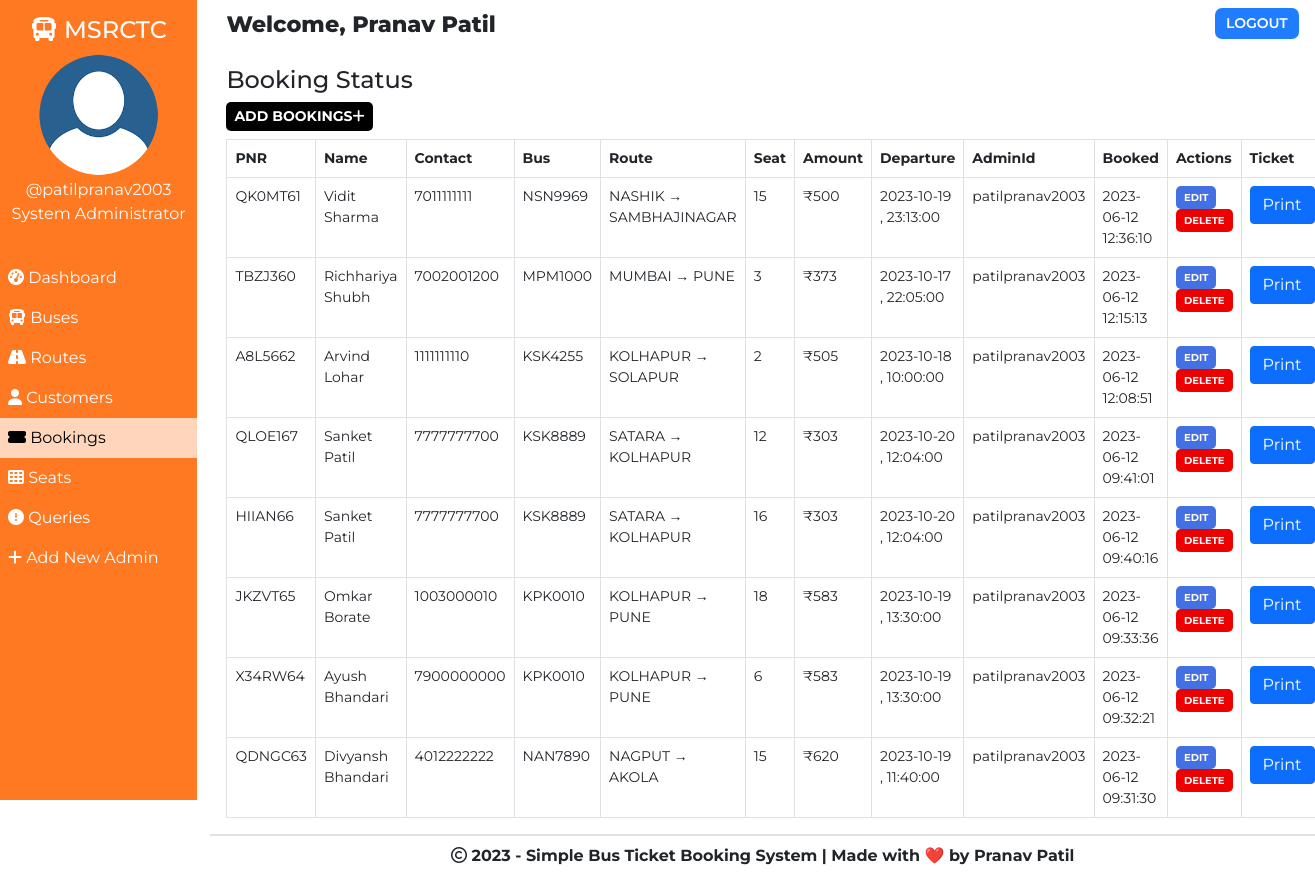
Screenshot of /admin/booking.php (signed in) with the database file from the repository.
### tables this page shows
CREATE TABLE `bookings` (
  `id` int(100) NOT NULL,
  `booking_id` varchar(255) NOT NULL,
  `customer_id` varchar(255) NOT NULL,
  `route_id` varchar(255) NOT NULL,
  `customer_route` varchar(200) NOT NULL,
  `booked_amount` int(100) NOT NULL,
  `booked_seat` varchar(100) NOT NULL,
  `admin_name` varchar(30) NOT NULL,
  `booking_created` datetime NOT NULL DEFAULT CURRENT_TIMESTAMP
);

CREATE TABLE `customers` (
  `id` int(100) NOT NULL,
  `customer_id` varchar(255) NOT NULL,
  `customer_name` varchar(30) NOT NULL,
  `customer_phone` varchar(10) NOT NULL,
  `customer_created` datetime NOT NULL DEFAULT CURRENT_TIMESTAMP
);

CREATE TABLE `routes` (
  `id` int(100) NOT NULL,
  `route_id` varchar(255) NOT NULL,
  `bus_no` varchar(155) NOT NULL,
  `route_cities` varchar(255) NOT NULL,
  `route_dep_date` date NOT NULL,
  `route_dep_time` time NOT NULL,
  `route_step_cost` int(100) NOT NULL,
  `route_created` datetime NOT NULL DEFAULT CURRENT_TIMESTAMP
);

### assets/partials/_functions.php (called while the page is built, shortened)
<?php
    function get_from_table($conn, $table, $primaryKey, $pKeyValue, $toget)
    {
        $sql = "SELECT * FROM $table WHERE $primaryKey='$pKeyValue'";
        $result = mysqli_query($conn, $sql);
        $row = mysqli_fetch_assoc($result);
        if($row)
        {
            return $row["$toget"];
        }
        return false;
    }
?>

### admin/booking.php (the view, shortened to what this page needs)
<!DOCTYPE html>
<html lang="en">
<head>
    <link href="https://cdn.jsdelivr.net/npm/bootstrap@5.0.1/dist/css/bootstrap.min.css" rel="stylesheet">
    <?php
        $page="booking";
    ?>
</head>
<body>
    <?php require '../assets/partials/_admin-header.php';?>
        <?php
            $resultSql = "SELECT * FROM `bookings` ORDER BY booking_created DESC";
            $resultSqlResult = mysqli_query($conn, $resultSql);
            if(!mysqli_num_rows($resultSqlResult)){ ?>
                <div class="container mt-4">
                    <div id="noCustomers" class="alert alert-dark " role="alert">
                        <h1 class="alert-heading">No Bookings Found!!</h1>
                        <p class="fw-light">Be the first person to add one!</p>
                        <hr>
                        <div id="addCustomerAlert" class="alert alert-success" role="alert">
                                Click on <button id="add-button" class="button btn-sm"type="button"data-bs-toggle="modal" data-bs-target="#addModal">ADD <i class="fas fa-plus"></i></button> to add a booking!
                        </div>
                    </div>
                </div>
            <?php }
            else { ?>
            <section id="booking">
                <div id="head">
                    <h4>Booking Status</h4>
                </div>
                <div id="booking-results">
                    <div>
                        <button id="add-button" class="button btn-sm"type="button"data-bs-toggle="modal" data-bs-target="#addModal">Add Bookings<i class="fas fa-plus"></i></button>
                    </div>
                    <table class="table table-hover table-bordered">
                        <thead>
                            <th>PNR</th>
                            <th>Name</th>
                            <th>Contact</th>
                            <th>Bus</th>
                            <th>Route</th>
                            <th>Seat</th>
                            <th>Amount</th>
                            <th>Departure</th>
                            <th>AdminId</th>
                            <th>Booked</th>
                            <th>Actions</th>
                            <th>Ticket</th>
                        </thead>
                        <?php
                            while($row = mysqli_fetch_assoc($resultSqlResult))
                            {
                                $id = $row["id"];
                                $customer_id = $row["customer_id"];
                                $route_id = $row["route_id"];
                                $pnr = $row["booking_id"];
                                $customer_name = get_from_table($conn, "customers","customer_id", $customer_id, "customer_name");
                                $customer_phone = get_from_table($conn,"customers","customer_id", $customer_id, "customer_phone");
                                $bus_no = get_from_table($conn, "routes", "route_id", $route_id, "bus_no");
                                $route = $row["customer_route"];
                                $booked_seat = $row["booked_seat"];
                                $booked_amount = $row["booked_amount"];
                                $booked_by = $row["admin_name"];
                                $dep_date = get_from_table($conn, "routes", "route_id", $route_id, "route_dep_date");
                                $dep_time = get_from_table($conn, "routes", "route_id", $route_id, "route_dep_time");
                                $booked_timing = $row["booking_created"];
                        ?>
                        <tr>
                            <td>
                                <?php
                                    echo $pnr;
                                ?>
                            </td>
                            <td>
                                <?php
                                    echo $customer_name;
                                ?>
                            </td>
                            <td>
                                <?php
                                    echo $customer_phone;
                                ?>
                            </td>
                            <td>
                                <?php
                                    echo $bus_no;
                                ?>
                            </td>
                            <td>
                                <?php
                                    echo $route;
                                ?>
                            </td>
                            <td>
                                <?php
                                    echo $booked_seat;
                                ?>
                            </td>
                            <td>
                                <?php
                                    echo '₹'.$booked_amount;
                                ?>
                            </td>
                            <td>
                                <?php
                                    echo $dep_date . " , ". $dep_time;
                                ?>
                            </td>
                            <td>
                                <?php
                                    echo $booked_by;
                                ?>
                            </td>
                            <td>
                                <?php
                                    echo $booked_timing;
                                ?>
                            </td>
                            <td>
                            <button class="button btn-sm edit-button" data-link="<?php echo $_SERVER['REQUEST_URI']; ?>" data-customerid="<?php
                                                echo $customer_id;?>" data-id="<?php
                                                echo $id;?>" data-name="<?php
                                                echo $customer_name;?>" data-phone="<?php
                                                echo $customer_phone;?>" >Edit</button>
                                <button class="button delete-button btn-sm" data-bs-toggle="modal" data-bs-target="#deleteModal"
                                data-id="<?php
                                                echo $id;?>" data-bookedseat="<?php
                                                echo $booked_seat;
                                            ?>" data-routeid="<?php
                                            echo $route_id;
                                        ?>"> Delete</button>
                            </td>
                            <td>
                                <a href="<?php echo "../assets/partials/_download_admin.php?pnr=",$pnr?>" class="btn btn-primary">Print</a>
                            </td>
                        </tr>
                        <?php
                        }
                    ?>
                    </table>
                </div>
            </section>
            <footer>
                <p>
                    <i class="far fa-copyright"></i> <?php echo date('Y');?> - Simple Bus Ticket Booking System | Made with &#10084;&#65039; by Pranav Patil
                    </p>
            </footer>
            <?php } ?>
        </div>
    </main>
</body>
</html>

### assets/partials/_admin-header.php
<?php
require '_functions.php';
$conn = db_connect();
$admin_id = $_SESSION['admin_id'];
$sql = "SELECT * FROM admins WHERE admin_id = $admin_id";
$result = mysqli_query($conn, $sql);
if ($row = mysqli_fetch_assoc($result)) {
    $admin_fullname = $row["admin_fullname"];
    $admin_name = $row["admin_name"];
    $admin_img_path = '../assets/user/' . $row["pp"];
}
?>
<main id="container">
    <div id="sidebar">
        <h4><i class="fas fa-bus"></i> MSRCTC</h4>
        <div>
            <img class="adminDp" src="<?php echo $admin_img_path; ?>" height="125px" alt="Admin Profile Pic">
            <p>
                <?php echo '@' . $admin_name; ?>
            </p>
            <p>System Administrator</p>
        </div>
        <ul id="options">
            <li class="option <?php if ($page == 'dashboard') {
                echo 'active';
            } ?>">
                <a href="./dashboard.php">
                    <i class="fas fa-tachometer-alt"></i> Dashboard
                </a>
            </li>
            <li class="option <?php if ($page == 'bus') {
                echo 'active';
            } ?>">
                <a href="./bus.php">
                    <i class="fas fa-bus"></i> Buses
                </a>
            </li>
            <li class="option <?php if ($page == 'route') {
                echo 'active';
            } ?>">
                <a href="./route.php">
                    <i class="fas fa-road"></i> Routes
                </a>
            </li>
            <li class="option <?php if ($page == 'customer') {
                echo 'active';
            } ?>">
                <a href="./customer.php">
                    <i class="fas fa-user"></i> Customers
                </a>
            </li>
            <li class="option <?php if ($page == 'booking') {
                echo 'active';
            } ?>">
                <a href="./booking.php">
                    <i class="fas fa-ticket-alt"></i> Bookings
                </a>
            </li>
            <li class="option <?php if ($page == 'seat') {
                echo 'active';
            } ?>">
                <a href="./seat.php">
                    <i class="fas fa-th"></i> Seats
                </a>
            </li>
            <li class="option <?php if ($page == 'queries') {
                echo 'active';
            } ?>">
                <a href="./queries.php">
                    <i class="fas fa-exclamation-circle"></i> Queries
                </a>
            </li>
            <li class="option <?php if ($page == 'signup') {
                echo 'active';
            } ?>">
                <a href="./signup.php">
                    <i class="fas fa-plus"></i> Add New Admin
                </a>
            </li>
        </ul>
    </div>
    <div id="main-content">
        <section id="welcome">
            <ul>
                <li class="welcome-item">Welcome,
                    <span id="admin">
                        <?php
                        echo $admin_fullname;
                        ?>
                    </span>
                </li>
                <li class="welcome-item">
                    <button id="logout" class="btn-sm">
                        <a href="../assets/partials/_logout.php">LOGOUT</a>
                    </button>
                </li>
            </ul>
        </section>

### assets/styles/admin.php (style rules this page uses)
body { margin: 0; box-sizing: border-box; font-family: 'Montserrat', sans-serif; background-image: url("../assets/img/sample1_blur.png"); background-size: cover; background-attachment: fixed; }
html { scroll-behavior: smooth; }
*, *::after, *::before { box-sizing: inherit; }
.adminDp { border-radius: 50%; }
tbody, td, tfoot, th, thead, tr { background-color: #FFFFFF60; }
table { border-radius:6px; }
tr { transition: 0.5s; }
#welcome { background-color: transparent; }
#welcome ul { display: flex; justify-content: space-between; list-style-type: none; padding: 0; margin: 0; }
#welcome li { margin: 0 1rem; padding: 0.5rem 0; }
#welcome li:first-child { font-weight: 800; font-size: 1.4rem; }
#logout { padding: 0.3rem 0.7rem; background-color: #207DFF; font-weight: 600; outline: none; border: none; border-radius: 7px; }
#welcome { background-color: transperent; }
#logout a { color: white; text-decoration: none; }
footer { border-top: 2px solid #e2e2e2; padding: 0.5rem 0; text-align: center; font-weight: bold; }
footer p { margin: 0; }
#sidebar { text-align: center; background-color: #ff6500DD; color: white; position: relative; top: 0%; padding-top: 1rem; z-index: 2; height: 100vh; }
#sidebar p { margin: 0; }
#sidebar ul { margin-top: 2rem; }
#options { list-style-type: none; text-align: left; padding-left: 0; }
.option a { display: block; padding: 0.5rem; text-decoration: none; color: inherit; transition: 0.5s; }
.active { background-color:#FFFFFFB0; color:black; }
#main-content { margin-left: 16%; }
@media only screen and (min-width:1000px) { #sidebar { text-align: center; background-color: #ff6500DD; color: white; width: 15%; position: fixed; top: 0%; padding-top: 1rem; z-index: 2; height: 100vh; } }
@media only screen and (min-width:1000px) { #sidebar p { margin: 0; } }
@media only screen and (min-width:1000px) { #sidebar ul { margin-top: 2rem; } }
@media only screen and (min-width:1000px) { #options { list-style-type: none; text-align: left; padding-left: 0; } }
@media only screen and (min-width:1000px) { .option a { display: block; padding: 0.5rem; text-decoration: none; color: inherit; transition: 0.5s; } }
@media only screen and (min-width:1000px) { .active { background-color:#FFFFFFB0; color:black; } }
@media only screen and (min-width:1000px) { #main-content { margin-left: 16%; } }

### assets/styles/admin-options.php (style rules this page uses)
* { font-family: Montserrat; }
#booking #head, #customer #head, #route #head, #seat #head, #bus #head, #query #head { padding-top: 1rem; }
#booking, #customer, #route, #bus, #seat, #query { padding: 0 1rem; }
#booking-results > div, #customer-results > div, #route-results > div, #bus-results > div #query-results > div { margin-bottom: 0.5rem; }
#booking-results button, #customer-results button, #route button, #bus-results button, #query-results button { border-radius: 5px; }
.button { border: none; font-weight: bold; text-transform: uppercase; }
#add-button { background-color: black; color: white; }
table { font-size: 14px; }
table th,td { padding-left: 0.3rem; }
table button { color: white; }
.edit-button, .reply-button { background-color: #4370E2; }
.delete-button { background-color: #EF0000; }
.edit-button, .delete-button, .reply-button { font-size: 10px }

### rows the page displays
bookings: booking "QK0MT61", customer.customer_name "Vidit Sharma", customer.customer_phone "7011111111", route.bus_no "NSN9969", customer_route "NASHIK → SAMBHAJINAGAR", booked_seat "15", booked_amount "500", route.route_dep_date "2023-10-19", route.route_dep_time "23:13:00", admin_name "patilpranav2003", booking_created "2023-06-12 12:36:10"
bookings: booking "TBZJ360", customer.customer_name "Richhariya Shubh", customer.customer_phone "7002001200", route.bus_no "MPM1000", customer_route "MUMBAI → PUNE", booked_seat "3", booked_amount "373", route.route_dep_date "2023-10-17", route.route_dep_time "22:05:00", admin_name "patilpranav2003", booking_created "2023-06-12 12:15:13"
bookings: booking "A8L5662", customer.customer_name "Arvind Lohar", customer.customer_phone "1111111110", route.bus_no "KSK4255", customer_route "KOLHAPUR → SOLAPUR", booked_seat "2", booked_amount "505", route.route_dep_date "2023-10-18", route.route_dep_time "10:00:00", admin_name "patilpranav2003", booking_created "2023-06-12 12:08:51"
bookings: booking "QLOE167", customer.customer_name "Sanket Patil", customer.customer_phone "7777777700", route.bus_no "KSK8889", customer_route "SATARA → KOLHAPUR", booked_seat "12", booked_amount "303", route.route_dep_date "2023-10-20", route.route_dep_time "12:04:00", admin_name "patilpranav2003", booking_created "2023-06-12 09:41:01"
bookings: booking "HIIAN66", customer.customer_name "Sanket Patil", customer.customer_phone "7777777700", route.bus_no "KSK8889", customer_route "SATARA → KOLHAPUR", booked_seat "16", booked_amount "303", route.route_dep_date "2023-10-20", route.route_dep_time "12:04:00", admin_name "patilpranav2003", booking_created "2023-06-12 09:40:16"
bookings: booking "JKZVT65", customer.customer_name "Omkar Borate", customer.customer_phone "1003000010", route.bus_no "KPK0010", customer_route "KOLHAPUR → PUNE", booked_seat "18", booked_amount "583", route.route_dep_date "2023-10-19", route.route_dep_time "13:30:00", admin_name "patilpranav2003", booking_created "2023-06-12 09:33:36"
bookings: booking "X34RW64", customer.customer_name "Ayush Bhandari", customer.customer_phone "7900000000", route.bus_no "KPK0010", customer_route "KOLHAPUR → PUNE", booked_seat "6", booked_amount "583", route.route_dep_date "2023-10-19", route.route_dep_time "13:30:00", admin_name "patilpranav2003", booking_created "2023-06-12 09:32:21"
bookings: booking "QDNGC63", customer.customer_name "Divyansh Bhandari", customer.customer_phone "4012222222", route.bus_no "NAN7890", customer_route "NAGPUT → AKOLA", booked_seat "15", booked_amount "620", route.route_dep_date "2023-10-19", route.route_dep_time "11:40:00", admin_name "patilpranav2003", booking_created "2023-06-12 09:31:30"

### other values shown
$admin_name "patilpranav2003"
$admin_fullname "Pranav Patil"
